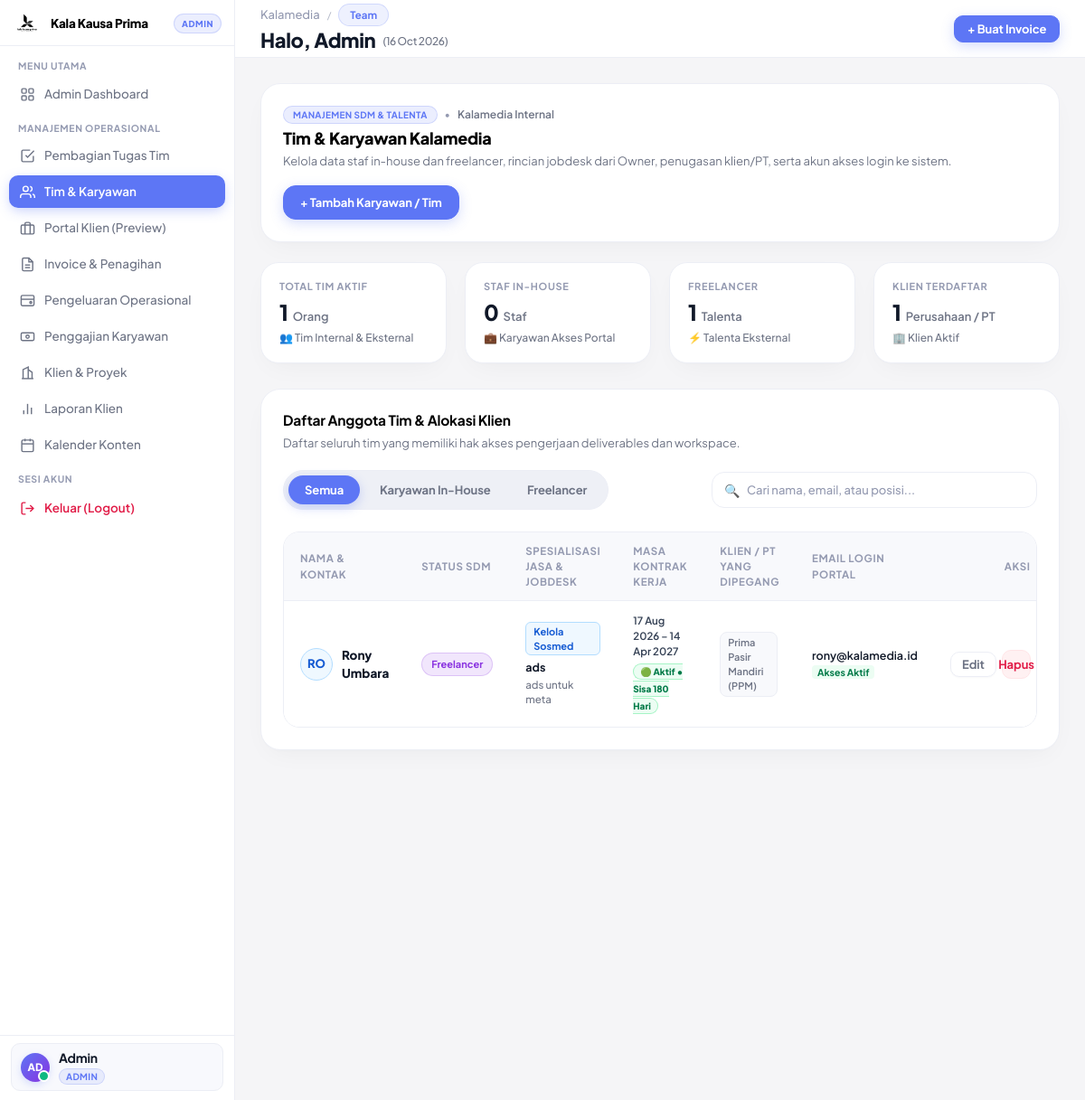
/team?_slot=internal (signed in), run on the app's committed database.
### tables this page shows
CREATE TABLE users (
                id INTEGER PRIMARY KEY AUTOINCREMENT,
                name VARCHAR(100) NOT NULL,
                email VARCHAR(150) UNIQUE NOT NULL,
                password VARCHAR(255) NOT NULL,
                role VARCHAR(20) NOT NULL DEFAULT 'admin', -- 'owner' or 'admin'
                avatar VARCHAR(255) DEFAULT NULL,
                created_at DATETIME DEFAULT CURRENT_TIMESTAMP
            , employment_type VARCHAR(30) DEFAULT 'internal', phone_wa VARCHAR(50) DEFAULT NULL, client_id INT DEFAULT NULL, is_active INT DEFAULT 1, position VARCHAR(150) DEFAULT NULL, jobdesk TEXT DEFAULT NULL, is_deleted INT DEFAULT 0, service_specialty VARCHAR(150) DEFAULT 'Kelola Sosmed', contract_start_date DATE DEFAULT NULL, contract_end_date DATE DEFAULT NULL);

CREATE TABLE clients (
                id INTEGER PRIMARY KEY AUTOINCREMENT,
                name VARCHAR(150) NOT NULL,
                company VARCHAR(150) NOT NULL,
                email VARCHAR(150) NOT NULL,
                phone VARCHAR(50) NOT NULL,
                address TEXT DEFAULT NULL,
                created_at DATETIME DEFAULT CURRENT_TIMESTAMP
            , logo VARCHAR(255) DEFAULT NULL, is_deleted INTEGER DEFAULT 0, company_name VARCHAR(150) DEFAULT NULL, pic_name VARCHAR(150) DEFAULT NULL, package_name VARCHAR(100) DEFAULT 'Social Media & Performance Ads', status VARCHAR(30) DEFAULT 'Active', service_type VARCHAR(200) DEFAULT 'Kelola Sosmed', contract_start_date DATE DEFAULT NULL, contract_end_date DATE DEFAULT NULL, contract_status VARCHAR(30) DEFAULT 'active');

### views/team.php (shortened to what this page needs)
<?php
$db = Database::getConnection();
$allClients = $db->query("
    SELECT id, company, name as pic_name
    FROM clients
    WHERE COALESCE(is_deleted, 0) = 0
    ORDER BY company ASC
")->fetchAll();
$teamMembers = $db->query("
    SELECT u.id, u.name, u.email, u.role, u.employment_type, u.position, u.jobdesk, u.phone_wa, u.avatar, u.is_active, u.created_at,
           u.service_specialty, u.contract_start_date, u.contract_end_date
    FROM users u
    WHERE u.role IN ('karyawan', 'freelancer') AND COALESCE(u.is_deleted, 0) = 0
    ORDER BY
        CASE WHEN u.employment_type = 'karyawan' THEN 1 ELSE 2 END,
        u.name ASC
")->fetchAll();
$totalMembers = count($teamMembers);
$karyawanCount = 0;
$freelancerCount = 0;
foreach ($teamMembers as $tm) {
    if ($tm['employment_type'] === 'freelancer') $freelancerCount++;
    else $karyawanCount++;
}
$totalClientsCount = count($allClients);
?>
<!DOCTYPE html>
<html lang="id">
<head>
  <link rel="stylesheet" href="assets/css/style.css?v=bankio-typography-3.0">
</head>
<body>
  <div class="app-container">
    <?php require_once BASE_PATH . '/includes/sidebar.php'; ?>
    <main class="main-wrapper">
      <?php require_once BASE_PATH . '/includes/header.php'; ?>
      <div class="content-body">
        <div style="background: #FFFFFF; border: 1px solid #ECEEF5; border-radius: 22px; padding: 24px; margin-bottom: 22px; box-shadow: 0 10px 30px -10px rgba(18, 24, 48, 0.05), 0 2px 6px -1px rgba(18, 24, 48, 0.02); display: flex; justify-content: space-between; align-items: center; flex-wrap: wrap; gap: 16px;">
          <div>
            <div style="display: flex; align-items: center; gap: 8px; margin-bottom: 4px;">
              <span class="badge" style="background: rgba(93, 118, 245, 0.12); color: #5D76F5; font-weight: 700; font-size: 11px; border-radius: 999px; padding: 3px 10px; border: 1px solid rgba(93, 118, 245, 0.2);">
                MANAJEMEN SDM & TALENTA
              </span>
              <span style="font-size: 12px; color: #949AB1;">&bull;</span>
              <span style="font-size: 12px; color: #6E7485; font-weight: 600;">
                Kalamedia Internal
              </span>
            </div>
            <h2 style="font-size: 20px; font-weight: 800; color: #000000; margin: 0; letter-spacing: -0.3px;">
              Tim & Karyawan Kalamedia
            </h2>
            <p style="font-size: 13px; color: #6E7485; margin: 4px 0 0;">
              Kelola data staf in-house dan freelancer, rincian jobdesk dari Owner, penugasan klien/PT, serta akun akses login ke sistem.
            </p>
          </div>
          <div>
            <button type="button" class="btn btn-primary" onclick="openModal('modal-create-team-member')">
              <span>+ Tambah Karyawan / Tim</span>
            </button>
          </div>
        </div>
        <div class="bento-metrics-grid grid grid-cols-1 sm:grid-cols-2 lg:grid-cols-4 gap-5 mb-8">
          <div class="bento-metric-card">
            <div>
              <div class="metric-label">TOTAL TIM AKTIF</div>
              <div class="metric-value">
                <span class="metric-num"><?= $totalMembers ?></span>
                <span class="metric-unit">Orang</span>
              </div>
            </div>
            <div class="metric-subtitle">
              <span>👥 Tim Internal & Eksternal</span>
            </div>
          </div>
          <div class="bento-metric-card">
            <div>
              <div class="metric-label">STAF IN-HOUSE</div>
              <div class="metric-value">
                <span class="metric-num"><?= $karyawanCount ?></span>
                <span class="metric-unit">Staf</span>
              </div>
            </div>
            <div class="metric-subtitle">
              <span>💼 Karyawan Akses Portal</span>
            </div>
          </div>
          <div class="bento-metric-card">
            <div>
              <div class="metric-label">FREELANCER</div>
              <div class="metric-value">
                <span class="metric-num"><?= $freelancerCount ?></span>
                <span class="metric-unit">Talenta</span>
              </div>
            </div>
            <div class="metric-subtitle">
              <span>⚡ Talenta Eksternal</span>
            </div>
          </div>
          <div class="bento-metric-card">
            <div>
              <div class="metric-label">KLIEN TERDAFTAR</div>
              <div class="metric-value">
                <span class="metric-num"><?= $totalClientsCount ?></span>
                <span class="metric-unit">Perusahaan / PT</span>
              </div>
            </div>
            <div class="metric-subtitle">
              <span>🏢 Klien Aktif</span>
            </div>
          </div>
        </div>
        <div class="bento-table-card">
          <div style="margin-bottom: 20px;">
            <h3 style="font-size: 18px; font-weight: 800; color: #000000; margin: 0; letter-spacing: -0.3px;">
              Daftar Anggota Tim & Alokasi Klien
            </h3>
            <p style="font-size: 13px; color: #6E7485; margin: 4px 0 0;">
              Daftar seluruh tim yang memiliki hak akses pengerjaan deliverables dan workspace.
            </p>
          </div>
          <div class="bento-toolbar">
            <div class="bento-tabs-group">
              <button type="button" class="bento-tab-btn active" onclick="filterTeamRole('all', this)">Semua</button>
              <button type="button" class="bento-tab-btn" onclick="filterTeamRole('karyawan', this)">Karyawan In-House</button>
              <button type="button" class="bento-tab-btn" onclick="filterTeamRole('freelancer', this)">Freelancer</button>
            </div>
            <div class="bento-search-box">
              <span class="bento-search-icon">🔍</span>
              <input
                type="text"
                id="team-search-input"
                class="bento-search-input"
                placeholder="Cari nama, email, atau posisi..."
                oninput="handleTeamSearch(this.value)"
                autocomplete="off"
              >
            </div>
          </div>
          <div class="table-responsive">
            <table class="table-custom">
              <thead>
                <tr>
                  <th>NAMA & KONTAK</th>
                  <th>STATUS SDM</th>
                  <th>SPESIALISASI JASA & JOBDESK</th>
                  <th>MASA KONTRAK KERJA</th>
                  <th>KLIEN / PT YANG DIPEGANG</th>
                  <th>EMAIL LOGIN PORTAL</th>
                  <th style="text-align: right; white-space: nowrap;">AKSI</th>
                </tr>
              </thead>
              <tbody id="team-table-body">
                <?php if (empty($teamMembers)): ?>
                  <tr id="empty-team-row">
                    <td colspan="7" style="text-align: center; color: var(--text-muted); padding: 48px;">
                      <div style="font-size: 28px; margin-bottom: 8px;">👥</div>
                      <div style="font-weight: 700; color: #101828; margin-bottom: 4px;">Belum Ada Anggota Tim</div>
                      <p style="font-size: 13px; color: var(--text-secondary); margin: 0 auto 16px; max-width: 400px;">
                        Klik tombol "+ Tambah Karyawan / Tim" di atas untuk mendaftarkan karyawan atau freelancer pertama Anda.
                      </p>
                      <button type="button" class="btn btn-primary btn-sm" onclick="openModal('modal-create-team-member')">
                        + Tambah Karyawan / Tim
                      </button>
                    </td>
                  </tr>
                <?php else: ?>
                  <?php
                  $today = date('Y-m-d');
                  foreach ($teamMembers as $m):
                    $spec = $m['service_specialty'] ?? '';
                    $specClass = 'service-tag-default';
                    if (stripos($spec, 'sosmed') !== false) $specClass = 'service-tag-sosmed';
                    elseif (stripos($spec, 'desain') !== false) $specClass = 'service-tag-desain';
                    elseif (stripos($spec, 'web') !== false) $specClass = 'service-tag-web';
                    elseif (stripos($spec, 'iklan') !== false) $specClass = 'service-tag-ads';
                    $wStart = $m['contract_start_date'] ?? null;
                    $wEnd = $m['contract_end_date'] ?? null;
                    $wExpired = false;
                    $wDaysLeft = null;
                    if ($wEnd) {
                        $diff = (int)ceil((strtotime($wEnd) - strtotime($today)) / 86400);
                        if ($diff < 0) {
                            $wExpired = true;
                        } else {
                            $wDaysLeft = $diff;
                        }
                    }
                  ?>
                    <tr class="team-row" data-role="<?= htmlspecialchars($m['employment_type']) ?>" data-specialty="<?= htmlspecialchars(strtolower($spec)) ?>">
                      <td>
                        <div style="display: flex; align-items: center; gap: 10px;">
                          <div style="width: 36px; height: 36px; border-radius: 50%; background: #EFF8FF; color: #175CD3; display: flex; align-items: center; justify-content: center; font-weight: 800; font-size: 13px; flex-shrink: 0; border: 1px solid #B2DDFF;">
                            <?= strtoupper(substr($m['name'], 0, 2)) ?>
                          </div>
                          <div>
                            <div style="font-weight: 800; color: #101828; font-size: 13.5px;">
                              <?= htmlspecialchars($m['name']) ?>
                            </div>
                          </div>
                        </div>
                      </td>
                      <td>
                        <?php if ($m['employment_type'] === 'freelancer'): ?>
                          <span class="team-badge-freelancer">Freelancer</span>
                        <?php else: ?>
                          <span class="team-badge-karyawan">Karyawan Kalamedia</span>
                        <?php endif; ?>
                      </td>
                      <td>
                        <?php if (!empty($spec)): ?>
                          <div>
                            <span class="service-tag <?= $specClass ?>"><?= htmlspecialchars($spec) ?></span>
                          </div>
                        <?php endif; ?>
                        <div style="font-weight: 700; color: #101828; font-size: 12.5px; margin-bottom: 2px;">
                          <?= htmlspecialchars($m['position'] ?: 'Spesialis Tim') ?>
                        </div>
                        <?php if (!empty($m['jobdesk'])): ?>
                          <div style="font-size: 11.5px; color: var(--text-secondary); max-width: 280px; line-height: 1.4; display: -webkit-box; -webkit-line-clamp: 2; -webkit-box-orient: vertical; overflow: hidden;" title="<?= htmlspecialchars($m['jobdesk']) ?>">
                            <?= nl2br(htmlspecialchars($m['jobdesk'])) ?>
                          </div>
                        <?php else: ?>
                          <span style="font-size: 11px; color: var(--text-muted); font-style: italic;">Belum ada rincian jobdesk</span>
                        <?php endif; ?>
                      </td>
                      <td>
                        <?php if ($wStart && $wEnd): ?>
                          <div style="font-size: 11.5px; color: #344054; font-weight: 600; margin-bottom: 4px;">
                            <?= date('d M Y', strtotime($wStart)) ?> &ndash; <?= date('d M Y', strtotime($wEnd)) ?>
                          </div>
                        <?php else: ?>
                          <div style="font-size: 11px; color: var(--text-muted); font-style: italic; margin-bottom: 4px;">Belum diset</div>
                        <?php endif; ?>
                        <?php if ($wExpired): ?>
                          <span style="background: #FEF3F2; color: #B42318; border: 1px solid #FECDCA; font-size: 10px; font-weight: 800; padding: 2px 7px; border-radius: 999px;">
                            🔴 Kontrak Berakhir
                          </span>
                        <?php elseif ($wDaysLeft !== null): ?>
                          <span style="background: #ECFDF3; color: #027A48; border: 1px solid #A6F4C5; font-size: 10px; font-weight: 800; padding: 2px 7px; border-radius: 999px;">
                            🟢 Aktif • Sisa <?= $wDaysLeft ?> Hari
                          </span>
                        <?php endif; ?>
                      </td>
                      <td>
                        <?php if (!empty($m['assigned_clients'])): ?>
                          <div style="display: flex; flex-wrap: wrap; max-width: 260px;">
                            <?php foreach ($m['assigned_clients'] as $ac): ?>
                              <span class="client-tag-pill"><?= htmlspecialchars($ac['company']) ?></span>
                            <?php endforeach; ?>
                          </div>
                        <?php else: ?>
                          <span style="font-size: 11px; color: var(--text-tertiary); font-style: italic;">Semua Proyek / Belum dialokasikan</span>
                        <?php endif; ?>
                      </td>
                      <td>
                        <div style="font-size: 12.5px; color: #101828; font-weight: 600;">
                          <?= htmlspecialchars($m['email']) ?>
                        </div>
                        <span style="font-size: 10.5px; color: #027A48; font-weight: 700; background: #ECFDF3; padding: 1px 6px; border-radius: 4px;">
                          Akses Aktif
                        </span>
                      </td>
                      <td style="text-align: right; white-space: nowrap;">
                        <div style="display: inline-flex; gap: 6px; justify-content: flex-end; align-items: center;">
                          <button type="button" class="btn btn-secondary btn-sm" onclick='openEditTeamModal(<?= json_encode($m, JSON_HEX_TAG | JSON_HEX_APOS | JSON_HEX_QUOT | JSON_HEX_AMP) ?>)' style="padding: 5px 12px; font-size: 12px; font-weight: 600;">
                            Edit
                          </button>
                          <button type="button" class="btn-delete-ghost" onclick="confirmDeleteTeamMember(<?= $m['id'] ?>, '<?= htmlspecialchars($m['name'], ENT_QUOTES) ?>')" style="padding: 5px 10px; font-size: 12px; font-weight: 600;">
                            Hapus
                          </button>
                        </div>
                      </td>
                    </tr>
                  <?php endforeach; ?>
                <?php endif; ?>
              </tbody>
            </table>
          </div>
        </div>
      </div>
    </main>
  </div>
  <?php require_once BASE_PATH . '/includes/footer.php'; ?>
</body>
</html>

### data on the page
users: name "RO", name "Rony Umbara", employment_type "Freelancer", service_specialty "Kelola Sosmed", position "ads", jobdesk "ads untuk meta", contract_start_date "17 Aug 2026", contract_end_date "14 Apr 2027", contract_end_date "180", email "rony@kalamedia.id"
clients: company "Prima Pasir Mandiri (PPM)"

### other printed values
$badgeLabel "ADMIN"
$sidebarAvatar "AD"
$sidebarProfileName "Admin"
$sidebarBadge "ADMIN"
$currentPageInfo['parent'] "Kalamedia"
$currentPageInfo['name'] "Team"
$greetingDisplayName "Admin"
$totalMembers "1"
$karyawanCount "0"
$freelancerCount "1"
$totalClientsCount "1"
